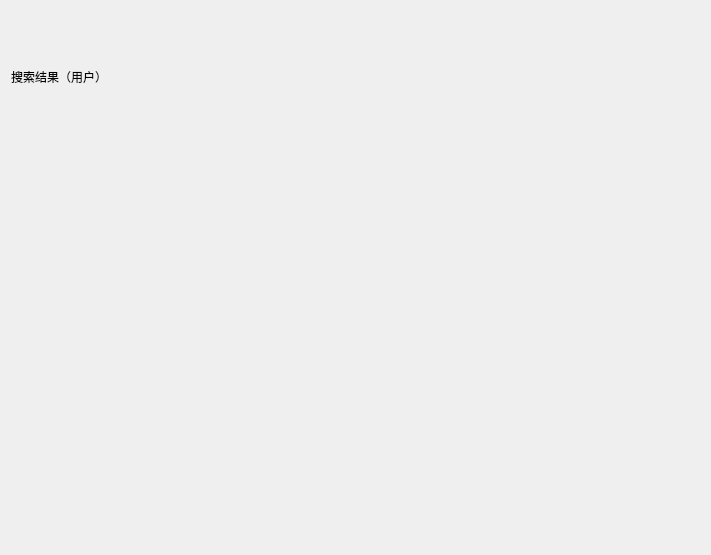
<?xml version="1.0" encoding="UTF-8"?>
<ui version="4.0">
 <class>getUserSearch</class>
 <widget class="QWidget" name="getUserSearch">
  <property name="geometry">
   <rect>
    <x>0</x>
    <y>0</y>
    <width>711</width>
    <height>555</height>
   </rect>
  </property>
  <property name="windowTitle">
   <string>Form</string>
  </property>
  <layout class="QVBoxLayout" name="verticalLayout_2">
   <item>
    <layout class="QVBoxLayout" name="verticalLayout" stretch="1,3">
     <property name="bottomMargin">
      <number>11</number>
     </property>
     <item>
      <layout class="QHBoxLayout" name="horizontalLayout">
       <item>
        <widget class="QLabel" name="label">
         <property name="styleSheet">
          <string notr="true">font: 16pt &quot;微软雅黑&quot;;</string>
         </property>
         <property name="text">
          <string>搜索结果（用户）</string>
         </property>
        </widget>
       </item>
       <item>
        <spacer name="horizontalSpacer">
         <property name="orientation">
          <enum>Qt::Horizontal</enum>
         </property>
         <property name="sizeHint" stdset="0">
          <size>
           <width>40</width>
           <height>20</height>
          </size>
         </property>
        </spacer>
       </item>
      </layout>
     </item>
     <item>
      <layout class="QHBoxLayout" name="getUserSearchDownLayout"/>
     </item>
    </layout>
   </item>
  </layout>
 </widget>
 <resources/>
 <connections/>
</ui>
